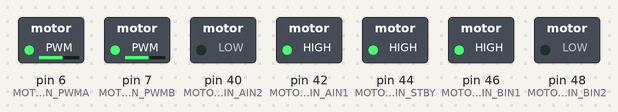
The sketch below on a simulated Arduino Mega 2560, built with avr-gcc and run on an emulated ATmega2560. Parts: switched loads named in the sketch (green lamp = pin HIGH).

Above: at 0.05 s.
At 3.05 s:
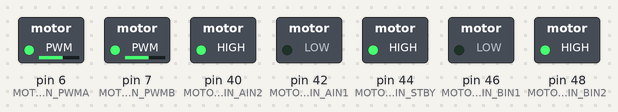
At 6.0 s:
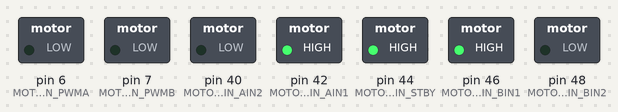
Timing chart, 0 to 6.9 s (numbered marks = the images above):
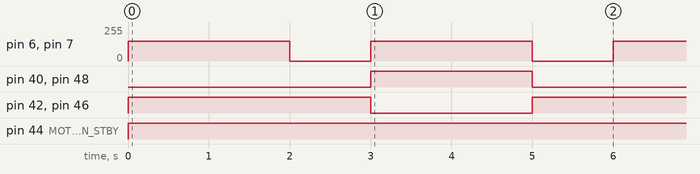

Measured:
- by itself, pin 6 (MOTOR_PIN_PWMA), pin 7 (MOTOR_PIN_PWMB): alternates 150/255 for 2.0 s and 0/255 for 1.0 s
- by itself, pin 40 (MOTOR_PIN_AIN2), pin 48 (MOTOR_PIN_BIN2): alternates HIGH for 2.0 s and LOW for 4.0 s
- by itself, pin 42 (MOTOR_PIN_AIN1), pin 46 (MOTOR_PIN_BIN1): repeats every 6.0 s: LOW 2.0 s, HIGH 4.0 s
- by itself, pin 44 (MOTOR_PIN_STBY): LOW → HIGH at 0.00 s

The sketch:

DCMotorDriverTest_2.ino
```cpp
//motor A connected between A01 and A02
//motor B connected between B01 and B02

#define MOTOR_PIN_PWMA 6                // Arduino digital pin 38 tied to motor A speed control
#define MOTOR_PIN_AIN2 40               // Arduino digital pin 40 tied to motor A direction
#define MOTOR_PIN_AIN1 42               // Arduino digital pin 42 tied to motor A direction
#define MOTOR_PIN_STBY 44               // Arduino digital pin 44 tied to the motors standby
#define MOTOR_PIN_BIN1 46               // Arduino digital pin 46 tied to motor B direction
#define MOTOR_PIN_BIN2 48               // Arduino digital pin 48 tied to motor B direction
#define MOTOR_PIN_PWMB 7                // Arduino digital pin 50 tied to motor B speed control

void setup() {
  Serial.begin(9600);

  // Set I/O
  pinMode(MOTOR_PIN_STBY, OUTPUT);
  // Set motor A pins
  pinMode(MOTOR_PIN_PWMA, OUTPUT);
  pinMode(MOTOR_PIN_AIN1, OUTPUT);
  pinMode(MOTOR_PIN_AIN2, OUTPUT);
  // Set motor B pins
  pinMode(MOTOR_PIN_PWMB, OUTPUT);
  pinMode(MOTOR_PIN_BIN1, OUTPUT);
  pinMode(MOTOR_PIN_BIN2, OUTPUT);
}

void loop() {
  move(1, 150, 1); //motor 1, full speed, left
  move(0, 150, 1); //motor 2, full speed, left
  //Serial.println("first movement");

  delay(2000); //go for 1 second
  stop(); //stop
  delay(1000); //hold for 250ms until move again

  move(1, 150, 0); //motor 1, half speed, right
  move(0, 150, 0); //motor 2, half speed, right
  // Serial.println("second movement");

  delay(2000);
  stop();

  delay(1000);
}

// problems with motor 1

void move(int motor, int speed, int direction) {
  //Move specific motor at speed and direction
  //motor: 0 for B 1 for A
  //speed: 0 is off, and 255 is full speed
  //direction: 0 clockwise, 1 counter-clockwise

  digitalWrite(MOTOR_PIN_STBY, HIGH); //disable standby

  boolean inPin1 = LOW;
  boolean inPin2 = HIGH;

  if (direction == 1) {
    inPin1 = HIGH;
    inPin2 = LOW;
  }

  if (motor == 1) {
    digitalWrite(MOTOR_PIN_AIN1, inPin1);
    digitalWrite(MOTOR_PIN_AIN2, inPin2);
    analogWrite(MOTOR_PIN_PWMA, speed);
  } else {
    digitalWrite(MOTOR_PIN_BIN1, inPin1);
    digitalWrite(MOTOR_PIN_BIN2, inPin2);
    analogWrite(MOTOR_PIN_PWMB, speed);
  }
}

void stop() {
  //enable standby
  //digitalWrite(STBY, LOW);
  move(0, 0, 1); //stops motor 0
  move(1, 0, 1); //stops motor 1
}
```
